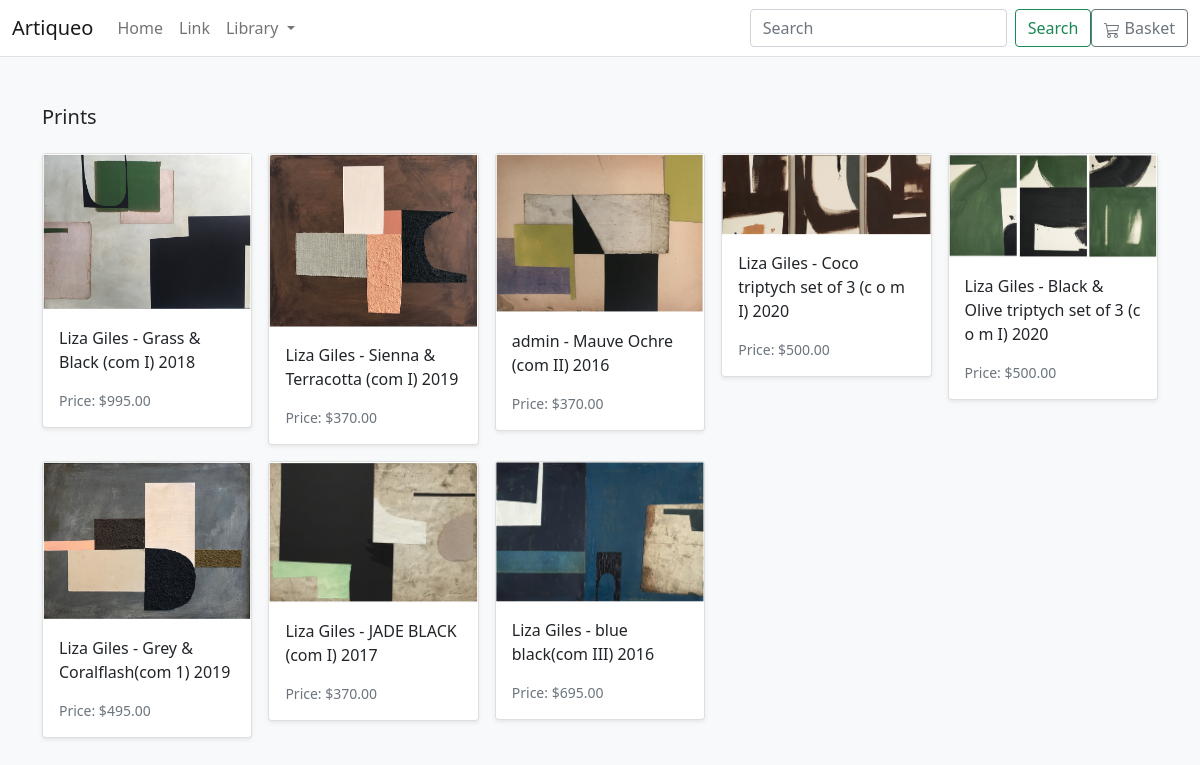
The app's page /search/prints/ with its own data.
### store/models.py (models this page shows, shortened)
class Category(models.Model):
    name = models.CharField(max_length=255, db_index=True)
    slug = models.SlugField(max_length=255, unique=True)
    class Meta:
        verbose_name_plural = 'categories'
    def get_absolute_url(self):
        return reverse("store:category_list", args=[self.slug])

class Product(models.Model):
    category = models.ForeignKey(Category, related_name='product', on_delete=models.CASCADE)
    created_by = models.ForeignKey(User, on_delete=models.CASCADE, related_name='product_creator')
    title = models.CharField(max_length=255)
    artist = models.CharField(max_length=255, default='admin')
    description = models.TextField(blank=True) #Dimensions go here too.
    image = models.ImageField(upload_to='images/')
    slug = models.SlugField(max_length=255)
    price = models.DecimalField(max_digits=5, decimal_places=2)
    in_stock = models.BooleanField(default=True)
    is_active = models.BooleanField(default=True)
    created = models.DateTimeField(auto_now_add=True)
    updated = models.DateTimeField(auto_now=True)
    class Meta:
        verbose_name_plural = 'Products'
        ordering = ('-created',)
    def get_absolute_url(self):
        return reverse("store:product_detail", args=[self.slug])

### store/views.py (the view)
# urls.py: path('search/<slug:category_slug>/', views.category_list, name='category_list')
def category_list(request, category_slug):
    category = get_object_or_404(Category, slug=category_slug)
    products = Product.objects.filter(category=category)
    return render(request, 'store/products/category.html', {'category': category, 'products': products})

### basket/context_processors.py (called while the page is built)
def basket(request):
    return {'basket': Basket(request)}

### store/views.py (called while the page is built)
def categories(request):
    return {
        'categories': Category.objects.all()
    }

### templates/store/products/category.html (shortened to what this page needs)
{% extends "../base.html" %}
{% load static %}
{% block content %}
<div class="album py-5 bg-light">
    <div class="container">
      <div class="pb-3 h5">{{ category.name |title }}</div>
      <div class="row row-cols-1 row-cols-sm-2 row-cols-md-5 g-3">
        {% for product in products %}
        <div class="col">
          <div class="card shadow-sm">
            <img class="img-fluid" alt="Responsive image" src="{{ product.image.url }}">
            <div class="card-body">
              <p class="card-text">
                <a class="text-dark text-decoration-none" href="{{ product.get_absolute_url }}">{{ product.artist }} - {{ product.title }}</a>
              </p>
              <div class="d-flex justify-content-between align-items-center">
                <small class="text-muted" href="{{ product.get_absolute_url }}">Price: ${{ product.price }}</small>
              </div>
            </div>
          </div>
        </div>
        {% endfor %}
      </div>
    </div>
</div>
{% endblock %}

### records on screen
Category: name "Prints"
Product: image (picture), artist "Liza Giles", title "Grass & Black (com I) 2018", price "995.00"
Product: image (picture), artist "Liza Giles", title "Sienna & Terracotta (com I) 2019", price "370.00"
Product: image (picture), artist "admin", title "Mauve Ochre (com II) 2016", price "370.00"
Product: image (picture), artist "Liza Giles", title "Coco triptych set of 3 (c o m I) 2020", price "500.00"
Product: image (picture), artist "Liza Giles", title "Black & Olive triptych set of 3 (c o m I) 2020", price "500.00"
Product: image (picture), artist "Liza Giles", title "Grey & Coralflash(com 1) 2019", price "495.00"
Product: image (picture), artist "Liza Giles", title "JADE BLACK (com I) 2017", price "370.00"
Product: image (picture), artist "Liza Giles", title "blue black(com III) 2016", price "695.00"
